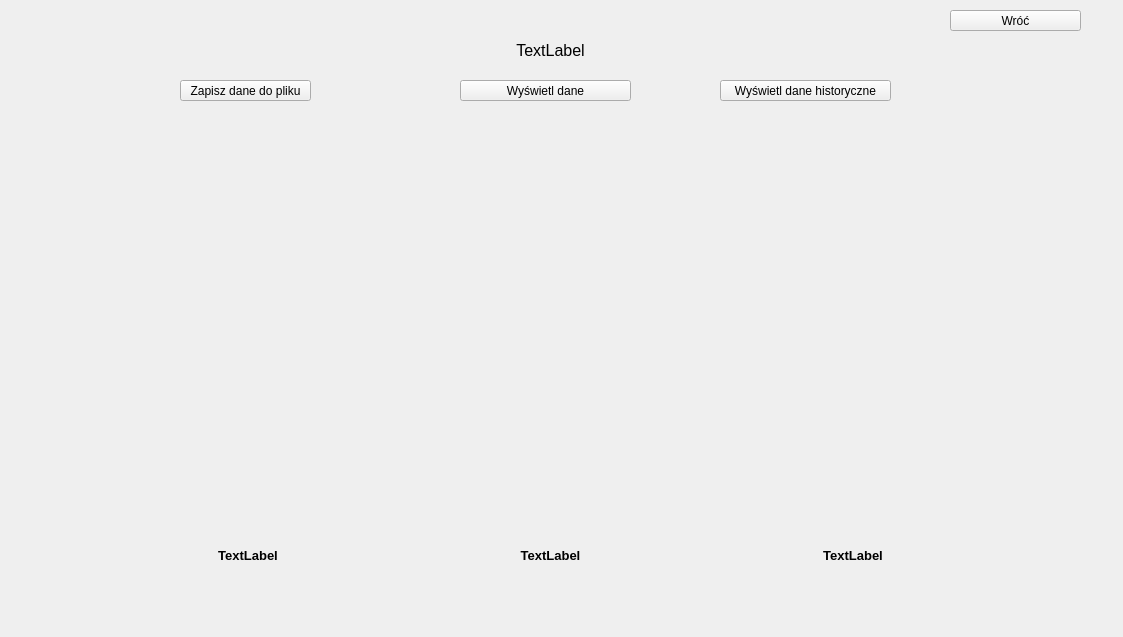
<?xml version="1.0" encoding="UTF-8"?>
<ui version="4.0">
 <class>oknodanych</class>
 <widget class="QWidget" name="oknodanych">
  <property name="geometry">
   <rect>
    <x>0</x>
    <y>0</y>
    <width>1123</width>
    <height>637</height>
   </rect>
  </property>
  <property name="windowTitle">
   <string>Form</string>
  </property>
  <widget class="QLabel" name="napis">
   <property name="geometry">
    <rect>
     <x>190</x>
     <y>0</y>
     <width>721</width>
     <height>101</height>
    </rect>
   </property>
   <property name="font">
    <font>
     <pointsize>12</pointsize>
     <bold>false</bold>
    </font>
   </property>
   <property name="layoutDirection">
    <enum>Qt::LayoutDirection::LeftToRight</enum>
   </property>
   <property name="text">
    <string>TextLabel</string>
   </property>
   <property name="alignment">
    <set>Qt::AlignmentFlag::AlignCenter</set>
   </property>
  </widget>
  <widget class="QPushButton" name="zapiszdane">
   <property name="geometry">
    <rect>
     <x>180</x>
     <y>80</y>
     <width>131</width>
     <height>21</height>
    </rect>
   </property>
   <property name="text">
    <string>Zapisz dane do pliku</string>
   </property>
  </widget>
  <widget class="QPushButton" name="wczytajdane">
   <property name="geometry">
    <rect>
     <x>720</x>
     <y>80</y>
     <width>171</width>
     <height>21</height>
    </rect>
   </property>
   <property name="text">
    <string>Wyświetl dane historyczne</string>
   </property>
  </widget>
  <widget class="QWidget" name="wykres" native="true">
   <property name="geometry">
    <rect>
     <x>30</x>
     <y>110</y>
     <width>1061</width>
     <height>371</height>
    </rect>
   </property>
  </widget>
  <widget class="QWidget" name="horizontalLayoutWidget">
   <property name="geometry">
    <rect>
     <x>100</x>
     <y>490</y>
     <width>901</width>
     <height>131</height>
    </rect>
   </property>
   <property name="font">
    <font>
     <pointsize>10</pointsize>
     <bold>true</bold>
    </font>
   </property>
   <layout class="QHBoxLayout" name="horizontalLayout">
    <item>
     <widget class="QLabel" name="srednia">
      <property name="font">
       <font>
        <pointsize>10</pointsize>
        <bold>true</bold>
       </font>
      </property>
      <property name="text">
       <string>TextLabel</string>
      </property>
      <property name="alignment">
       <set>Qt::AlignmentFlag::AlignCenter</set>
      </property>
     </widget>
    </item>
    <item>
     <widget class="QLabel" name="minmax">
      <property name="font">
       <font>
        <pointsize>10</pointsize>
        <bold>true</bold>
       </font>
      </property>
      <property name="text">
       <string>TextLabel</string>
      </property>
      <property name="alignment">
       <set>Qt::AlignmentFlag::AlignCenter</set>
      </property>
     </widget>
    </item>
    <item>
     <widget class="QLabel" name="trend">
      <property name="font">
       <font>
        <pointsize>10</pointsize>
        <bold>true</bold>
       </font>
      </property>
      <property name="text">
       <string>TextLabel</string>
      </property>
      <property name="alignment">
       <set>Qt::AlignmentFlag::AlignCenter</set>
      </property>
     </widget>
    </item>
   </layout>
  </widget>
  <widget class="QPushButton" name="wroc">
   <property name="geometry">
    <rect>
     <x>950</x>
     <y>10</y>
     <width>131</width>
     <height>21</height>
    </rect>
   </property>
   <property name="text">
    <string>Wróć</string>
   </property>
  </widget>
  <widget class="QPushButton" name="wyswietldane">
   <property name="geometry">
    <rect>
     <x>460</x>
     <y>80</y>
     <width>171</width>
     <height>21</height>
    </rect>
   </property>
   <property name="text">
    <string>Wyświetl dane</string>
   </property>
  </widget>
 </widget>
 <resources/>
 <connections/>
</ui>
